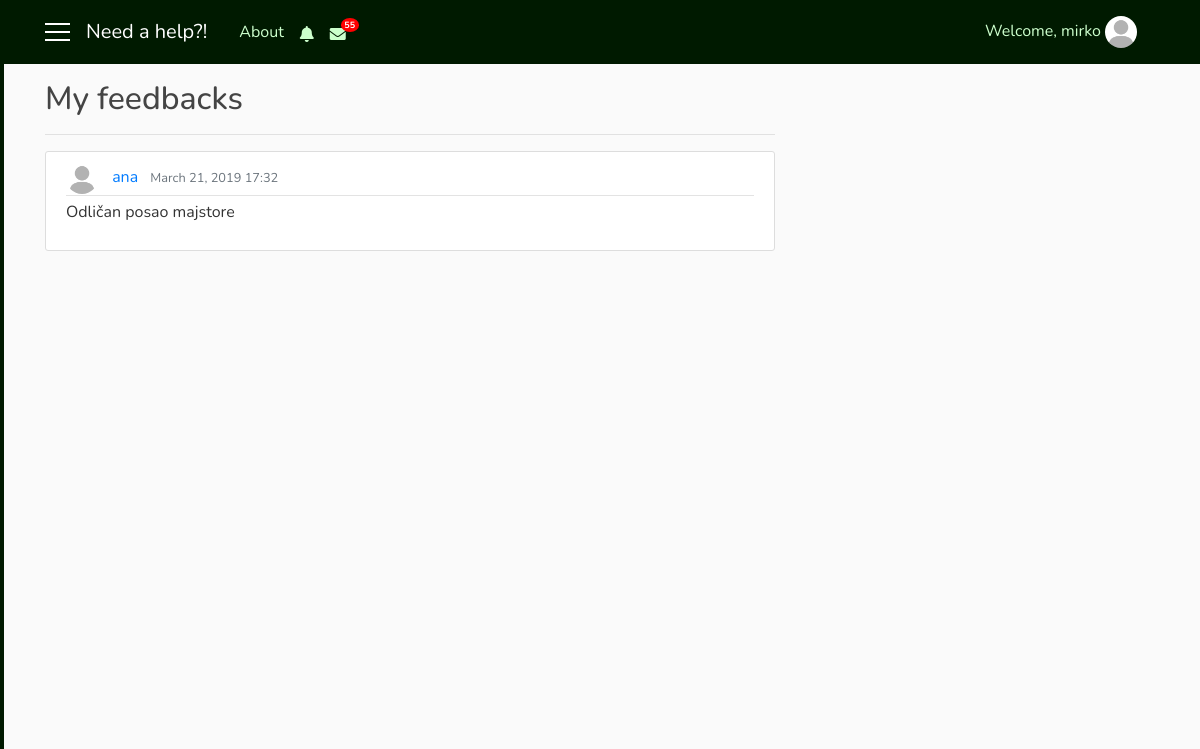
The app's page /repairman_feedbacks/2 (signed in), older data.
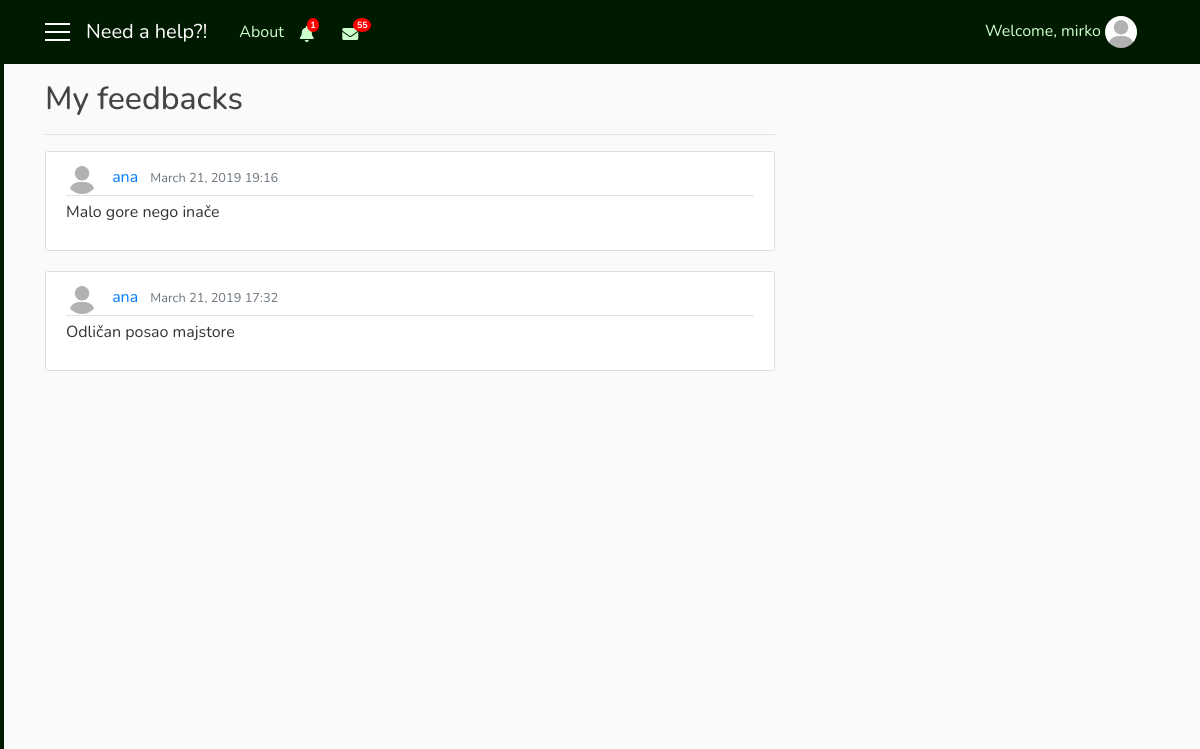
The same page, newer data.
### user/models.py (models this page shows, shortened)
class Rate(models.Model):
    repairman = models.ForeignKey(User, on_delete=models.CASCADE, related_name='repairman')
    user = models.ForeignKey(User, on_delete=models.CASCADE, related_name='user')
    rate = models.IntegerField()
    feedback = models.CharField(max_length=1000)
    date = models.DateTimeField(auto_now_add=True)

class Profile(models.Model):
    user = models.OneToOneField(User, on_delete=models.CASCADE)
    gender = models.CharField(max_length=10, choices=GENDER, default='male')
    address = models.CharField(max_length=30, default='-')
    birth_date = models.DateField(null=True)
    phone_number = models.CharField(max_length=100, default='-')
    costs = models.IntegerField(default=100)
    role = models.CharField(max_length=15, choices=ROLES, default='client')
    profession = models.CharField(max_length=250, choices=PROFESSION, default='Other')
    knowledges = models.TextField(max_length=1000, blank=True)
    rating = models.FloatField(default=0.0)
    rated = models.IntegerField(default=0)
    hired = models.IntegerField(default=0)
    num_hires = models.IntegerField(default=0)
    photo = models.ImageField(default='default_user.jpg', upload_to='profile_user')

### need_a_help_app/views.py (the view)
# urls.py: path('repairman_feedbacks/<int:pk>', views.RepairmanFeedbacksListView.as_view(), name='repairman_feedbacks'),
class RepairmanFeedbacksListView(LoginRequiredMixin, ListView):
    model = Rate
    template_name = 'need_a_help_app/repairman_feedbacks.html'
    context_object_name = 'feeds'
    paginate_by = 5
    def get_queryset(self):
        user = get_object_or_404(User, pk=self.kwargs.get('pk'))
        return Rate.objects.filter(repairman=user).order_by('-date')
    def get_context_data(self, **kwargs):
        context_data = super(RepairmanFeedbacksListView, self).get_context_data(**kwargs)
        users = User.objects.all()
        us = self.request.user
        not_r = RepairmanNotifications.objects.filter(repairman=us, remove=False).order_by('-date')
        not_rep = RepairmanNotifications.objects.filter(repairman=us, seen=False).count()
        context_data['us'] = users
        context_data['not_r'] = not_r
        context_data['not_rep'] = not_rep
        return context_data

### need_a_help_app/templates/need_a_help_app/repairman_feedbacks.html (shortened to what this page needs)
{% extends 'need_a_help_app/base.html' %}
{% block notify_repairman %}
    {% if not_r %}
        <i class="nav-item nav-link fas fa-bell mt-1 popOver" data-title="Notifications" data-content="
            <div class='container'>
                {% for n in not_r|slice:'5' %}
                    <div {% if not n.seen %}class='row not_seen'{% else %}class='row not_row' style='cursor: pointer;'{% endif %} onclick='location.href=&quot;{{ n.url_to_go }}?not={{ n.id }}&quot;;'>
                        {{ n.notification }}
                        <div class='col-sm-3 col-md-3 col-lg-3'>
                            <small class='text-secondary text-muted'>{{ n.date|date:'dM H:i' }}</small>
                        </div>
                    </div>
                    <hr width=100%>
                {% endfor %}
                <div class='row'>
                    <div class='col-sm-12 col-md-12 col-lg-12 pl-5'>
                        <a href='{% url 'notifications_repairman' user.id %}'>Show all notifications</a>
                    </div>
                </div>
            </div>" data-placement="bottom" data-html="true" data-toggle="popover" data-container="body" data-trigger="click"></i>
        {% if not_rep %}
            <span class="badge badge-notify-bell">{{ not_rep }}</span>
        {% endif %}
    {% else %}
        <i class="nav-item nav-link fas fa-bell mt-1 popOver" data-title="Notifications" data-content="
            <h6 class='text-secondary text-muted' align='center'>No results</h6>" data-placement="bottom" data-html="true" data-toggle="popover" data-container="body" data-trigger="hover"></i>
    {% endif %}
{% endblock %}
{% block mess_client %}
        <span class="badge badge-notify-mess">55</span>
{% endblock %}
{% block content %}
   <h2 class="pt-4">My feedbacks</h2>
   <hr width="100%">
   {% if feeds %}
    {% for f in feeds %}
      {% if f.repairman == user and f.feedback != '' %}
        <article class="media content-section" onclick="location.href=&quot;{% url 'done_repairman' user.id %}&quot;;" style="cursor: pointer;">
          <div class="media-body">
            <div class="article-metadata">
              <a href="{% url 'info' f.user.id %}">
                  <img class="rounded-circle navbar-img" src="{{ f.user.profile.photo.url }}">
              </a>
              <a class="mr-2" href="{% url 'info' f.user.id %} ">{{ f.user }}</a>
              <small class="text-muted">{{ f.date|date:'F d, Y H:i' }}</small>
            </div>
            <p class="article-content">{{ f.feedback }}</p>
          </div>
        </article>
      {% endif %}
    {% endfor %}
  {% else %}
    <h3 class="text-secondary text-muted" align="center">No results</h3>
  {% endif %}
   <div class="container" align="center">
        <div class="row">
            <div class="col-sm-12 col-md-12 col-lg-12 align-items-center justify-content" style="margin: auto">
            </div>
        </div>
   </div>
{% endblock %}

Row changes from the older to the newer data that the page shows:
added Rate: user.profile.photo (placeholder picture), user "ana", date "March 21, 2019 19:16", feedback "Malo gore nego inače"
Text that changed along with them:
{{ not_rep }}: (not shown) → "1"
